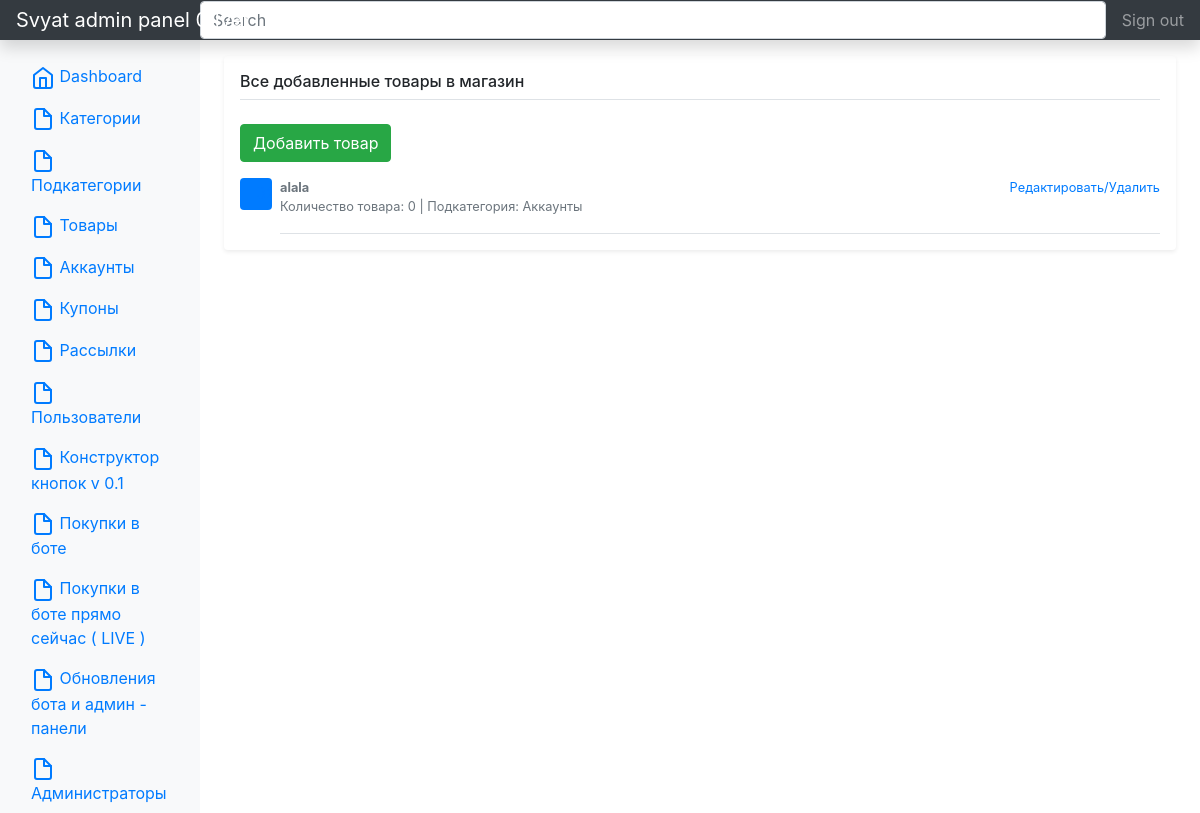
/admin/products (signed in), run on the app's committed database.
### app.py (models this page shows)
class Product(db.Model):
    id = db.Column(db.Integer, primary_key=True)
    title = db.Column(db.String(100), nullable=False)
    price = db.Column(db.Integer, nullable=False)
    kolvo = db.Column(db.Integer, nullable=False, default=0)
    category = db.Column(db.String(50), nullable=False)
    description = db.Column(db.Text, nullable=False)
    limit_on_time_purchase = db.Column(db.Integer, nullable=False) #
    def __repr__(self):
        return '<Product %r>' % self.id

### app.py (the view)
@app.route("/admin/products")
@login_required
def adminProducts():
    products = Product.query.all()
    print(products)
    return render_template("product.html", products=products)

### app.py (called while the page is built)
@manager.user_loader
def load_user(user_id):
    return AdminUser.query.get(user_id)

@app.after_request
def redirect_to_signin(response):
    if response.status_code == 401:
        return redirect(url_for('login_page'))
    return response

### templates/product.html (shortened to what this page needs)
{% extends 'base.html' %}
{% block body %}
<div class="my-3 p-3 bg-white rounded shadow-sm">
    <h6 class="border-bottom border-gray pb-2 mb-0">Все добавленные товары в магазин</h6>
    <br>
    <a href="/admin/create-product"  class="btn btn-success">Добавить товар</a>
    <br>
    {% for el in products %}
    <div class="media text-muted pt-3">
      <svg class="bd-placeholder-img mr-2 rounded" width="32" height="32" xmlns="http://www.w3.org/2000/svg" preserveAspectRatio="xMidYMid slice" focusable="false" role="img" aria-label="Placeholder: 32x32"><title>Placeholder</title><rect width="100%" height="100%" fill="#007bff"></rect><text x="50%" y="50%" fill="#007bff" dy=".3em">32x32</text></svg>
      <div class="media-body pb-3 mb-0 small lh-125 border-bottom border-gray">
        <div class="d-flex justify-content-between align-items-center w-100">
          <strong class="text-gray-dark">{{ el.title }}</strong>
          <a href="/admin/posts/{{ el.id }}/update">Редактировать/Удалить</a>
        </div>
        <span class="d-block">Количество товара: {{ el.kolvo }} | Подкатегория: {{ el.category }}</span>
      </div>
    </div>
        {% endfor %}
    </div>
{% endblock %}

### data on the page
Product: title "alala", kolvo "0", category "Аккаунты"
